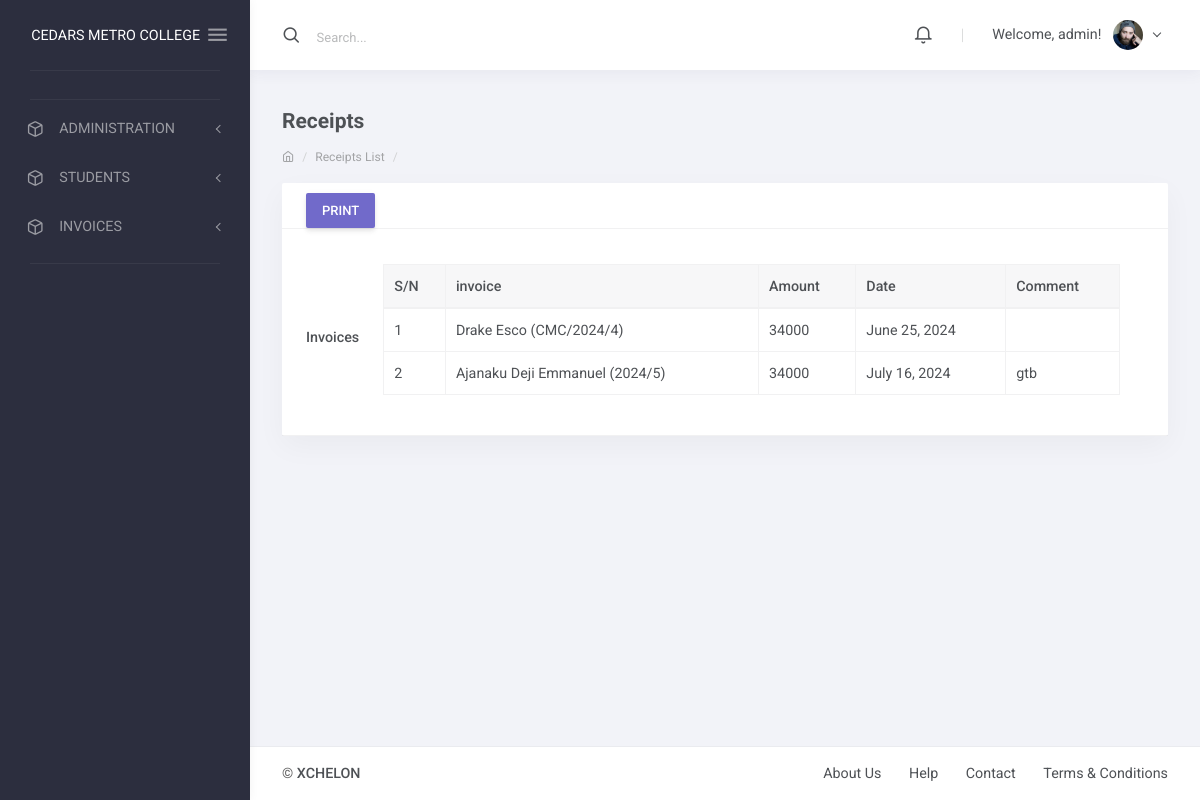
The app's page /finance/receipts/ (signed in) with its own data.
### apps/finance/models.py (models this page shows, shortened)
class Receipt(models.Model):
    invoice = models.ForeignKey(Invoice, on_delete=models.CASCADE)
    amount_paid = models.IntegerField()
    date_paid = models.DateField(default=timezone.now)
    comment = models.CharField(max_length=200, blank=True)

class Invoice(models.Model):
    student = models.ForeignKey(Student, on_delete=models.CASCADE)
    session = models.ForeignKey(AcademicSession, on_delete=models.CASCADE)
    term = models.ForeignKey(AcademicTerm, on_delete=models.CASCADE)
    class_for = models.ForeignKey(StudentClass, on_delete=models.CASCADE)
    balance_from_previous_term = models.IntegerField(default=0)
    status = models.CharField(
        max_length=20,
        choices=[("active", "Active"), ("closed", "Closed")],
        default="active",
    )
    class Meta:
        ordering = ["student", "term"]
    def __str__(self):
        return f"{self.student}"

### apps/students/models.py (models this page shows, shortened)
class Student(models.Model):
    STATUS_CHOICES = [("active", "Active"), ("inactive", "Inactive")]
    GENDER_CHOICES = [("male", "Male"), ("female", "Female")]
    current_status = models.CharField(
        max_length=10, choices=STATUS_CHOICES, default="active"
    )
    registration_number = models.CharField(max_length=200, unique=True)
    surname = models.CharField(max_length=200)
    firstname = models.CharField(max_length=200)
    other_name = models.CharField(max_length=200, blank=True)
    gender = models.CharField(max_length=10, choices=GENDER_CHOICES, default="male")
    date_of_birth = models.DateField(default=timezone.now)
    current_class = models.ForeignKey(
        StudentClass, on_delete=models.SET_NULL, blank=True, null=True
    )
    date_of_admission = models.DateField(default=timezone.now)
    mobile_num_regex = RegexValidator(
        regex="^[0-9]{8,12}$", message="Entered mobile number isn't in a right format!"
    )
    parent_mobile_number = models.CharField(
        validators=[mobile_num_regex], max_length=12, blank=True
    )
    parent_email = models.EmailField(blank=True, null=True)
    address = models.TextField(blank=True)
    others = models.TextField(blank=True)
    passport = models.ImageField(blank=True, upload_to="students/passports/")
    class Meta:
        ordering = ["surname", "firstname", "other_name"]
    def __str__(self):
        return f"{self.surname} {self.firstname} {self.other_name} ({self.registration_number})"

### apps/finance/views.py (the view)
# urls.py: path('receipts/', ReceiptListView.as_view(), name='receipt-list'),
class ReceiptListView(LoginRequiredMixin, ListView):
    model = Receipt
    template_name = 'finance/receipt_list.html'
    context_object_name = 'receipts'

### apps/finance/templatetags/finance_tags.py (called while the page is built)
@register.inclusion_tag('finance/notifications_tag.html')
def recent_notifications():
    notifications = Notification.objects.order_by('-timestamp')[:10]
    return {'notifications': notifications}

### apps/finance/templates/finance/receipt_list.html (shortened to what this page needs)
{% extends 'base.html' %}
{% load humanize %}
{% block summary %}
                <div class="layout-content">
                    <div class="container-fluid flex-grow-1 container-p-y">
                        <h4 class="font-weight-bold py-3 mb-0">Receipts </h4>
                        <div class="text-muted small mt-0 mb-3 d-block breadcrumb">
                            <ol class="breadcrumb">
                                <li class="breadcrumb-item"><a href=""><i class="feather icon-home"></i></a></li>
                                <li class="breadcrumb-item"><a href="">Receipts List</a></li>
                                <li class="breadcrumb-item active"></li>
                            </ol>
                        </div>
                        <div class="row">
                            <div class="col-xl-12">
                                <div class="card mb-4">
                                       <div class="card-header with-elements pb-0">
                                    <div class="card-tools">
                                      <a href="" onclick="myfun('pt')" class="btn btn-primary">Print</a>
                                    </div>
                                  </div>
                                    <div class="card-header with-elements pb-0">
                                        <h6 class="card-header-title mb-0">Invoices</h6>
                                    <div class="card-body">
                                <div class="table-responsive " id="pt">
                                    <table id="invoicetable" class="table table-bordered table-hover">
                                      <thead class="thead-light">
                                        <tr>
                                          <th>S/N</th>
                                          <th>invoice</th>
                                          <th>Amount</th>
                                          <th>Date</th>
                                          <th>Comment</th>
                                        </tr>
                                      </thead>
                                      <tbody>
                                        {% for receipt in object_list %}
                                          <tr class='clickable-row' data-href="">
                                            <td>{{ forloop.counter}}</td>
                                            <td>{{ receipt.invoice }}</td>
                                            <td>{{ receipt.amount_paid }} </td>
                                            <td>{{ receipt.date_paid }}</td>
                                            <td>{{ receipt.comment }}</td>
                                          </tr>
                                        {% endfor %}
                                      </tbody>
                                    </table>
                                  </div>
                                </div>
                              </div>
                            </div>
                        </div>
                    </div>
                </div>
{% endblock summary %}

### templates/base.html (shortened to what this page needs)
{% load static %}
<!DOCTYPE html>
<html lang="en" class="material-style layout-fixed">
<head>
     <link href="{% static 'django_select2/django_select2.css' %}" rel="stylesheet" />
    <link rel="stylesheet" href="{% static 'assets/fonts/fontawesome.css' %}">
    <link rel="stylesheet" href="{% static 'assets/fonts/ionicons.css' %}">
    <link rel="stylesheet" href="{% static 'assets/fonts/linearicons.css' %}">
    <link rel="stylesheet" href="{% static 'assets/fonts/open-iconic.css' %}">
    <link rel="stylesheet" href="{% static 'assets/fonts/pe-icon-7-stroke.css' %}">
    <link rel="stylesheet" href="{% static 'assets/fonts/feather.css' %}">
    <link rel="stylesheet" href="{% static 'assets/css/bootstrap-material.css' %}">
    <link rel="stylesheet" href="{% static 'assets/css/shreerang-material.css' %}">
    <link rel="stylesheet" href="{% static 'assets/css/uikit.css' %}">
    <link rel="stylesheet" href="{% static 'assets/libs/perfect-scrollbar/perfect-scrollbar.css' %}">
    <link rel="stylesheet" href="{% static 'assets/libs/flot/flot.css' %}">
    <link rel="stylesheet" href="{% static 'plugins\select2\dist\css\select2.min.css' %}">
</head>
<body>
    <div class="layout-wrapper layout-2">
        <div class="layout-inner">
            {% include 'navbar.html' %}
            <div class="layout-container">
                <nav class="layout-navbar navbar navbar-expand-lg align-items-lg-center bg-white container-p-x" id="layout-navbar">
                    <div class="navbar-collapse collapse" id="layout-navbar-collapse">
                        <div class="navbar-nav align-items-lg-center">
                            <label class="nav-item navbar-text navbar-search-box p-0 active">
                                <i class="feather icon-search navbar-icon align-middle"></i>
                                <span class="navbar-search-input pl-2">
                                    <input type="text" class="form-control navbar-text mx-2" placeholder="Search...">
                                </span>
                            </label>
                        </div>
                        <div class="navbar-nav align-items-lg-center ml-auto">
                            <div class="demo-navbar-notifications nav-item dropdown mr-lg-3">
                                <a class="nav-link dropdown-toggle hide-arrow" href="#" data-toggle="dropdown">
                                    <i class="feather icon-bell navbar-icon align-middle"></i>
                                </a>
                                         {% load finance_tags %}
                            </div>
                            <div class="nav-item d-none d-lg-block text-big font-weight-light line-height-1 opacity-25 mr-3 ml-1">|</div>
                            <div class="demo-navbar-user nav-item dropdown">
                                <a class="nav-link dropdown-toggle" href="#" data-toggle="dropdown">
                                    <span class="d-inline-flex flex-lg-row-reverse align-items-center align-middle">
                                        <img src="assets/img/avatars/1.png" alt class="d-block ui-w-30 rounded-circle">
                                        <span class="px-1 mr-lg-2 ml-2 ml-lg-0">
                                            {% if user.is_authenticated %}
                                            Welcome, {{ user.username }}!
                                                {% else %}
                                            You are not logged in.
                                                {% endif %}
                                        </span>
                                    </span>
                                </a>
                            </div>
                        </div>
                    </div>
                </nav>
                {% block summary %}
                {% endblock summary %}
                    <nav class="layout-footer footer bg-white">
                        <div class="container-fluid d-flex flex-wrap justify-content-between text-center container-p-x pb-3">
                            <div class="pt-3">
                                <span class="footer-text font-weight-semibold">&copy; <a href="xchelon.com.ng" class="footer-link" target="_blank">XCHELON</a></span>
                            </div>
                            <div>
                                <a href="javascript:" class="footer-link pt-3">About Us</a>
                                <a href="javascript:" class="footer-link pt-3 ml-4">Help</a>
                                <a href="javascript:" class="footer-link pt-3 ml-4">Contact</a>
                                <a href="javascript:" class="footer-link pt-3 ml-4">Terms &amp; Conditions</a>
                            </div>
                        </div>
                    </nav>
                </div>
            </div>
        </div>
    </div>
</body>
</html>

### static/assets/css/uikit.css (style rules this page uses)
.ui-w-30 { width: 30px !important; height: auto; }

### records on screen
Receipt: invoice "Drake Esco (CMC/2024/4)", amount_paid "34000", date_paid "June 25, 2024"
Receipt: invoice "Ajanaku Deji Emmanuel (2024/5)", amount_paid "34000", date_paid "July 16, 2024", comment "gtb"

### other values on screen
{{ school_name | default:"CEDARS METRO COLLEGE" }} "CEDARS METRO COLLEGE"
{{ user.username }} "admin"
